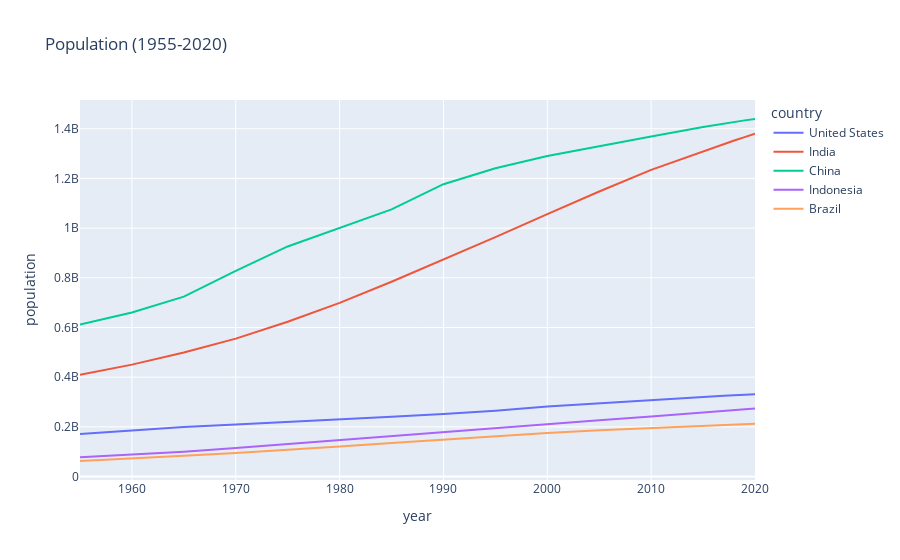

This figure's notebook cell:
### Code cell
kfig = px.line(df_pivot,title = 'Population (1955-2020)',labels = {'index' : 'year' , 'value' : 'population'})
plt.savefig('interactive_line.png')
fig.show()

### Figure 1 — Plotly figure (JSON) as saved in the notebook; plotly's stock layout.template omitted (floating-point values rounded to 4 significant figures)
{"data": [{"hovertemplate": "country=United States<br>year=%{x}<br>population=%{y}<extra></extra>", "legendgroup": "United States", "line": {"color": "#636efa", "dash": "solid"}, "marker": {"symbol": "circle"}, "mode": "lines", "name": "United States", "orientation": "v", "showlegend": true, "type": "scatter", "x": [1955.0, 1960.0, 1965.0, 1970.0, 1975.0, 1980.0, 1985.0, 1990.0, 1995.0, 2000.0, 2005.0, 2010.0, 2015.0, 2016.0, 2017.0, 2018.0, 2019.0, 2020.0], "xaxis": "x", "y": [171700000.0, 186700000.0, 199700000.0, 209500000.0, 219100000.0, 229500000.0, 240500000.0, 252100000.0, 265200000.0, 281700000.0, 295000000.0, 309000000.0, 320900000.0, 323000000.0, 325100000.0, 327100000.0, 329100000.0, 331000000.0], "yaxis": "y"}, {"hovertemplate": "country=India<br>year=%{x}<br>population=%{y}<extra></extra>", "legendgroup": "India", "line": {"color": "#EF553B", "dash": "solid"}, "marker": {"symbol": "circle"}, "mode": "lines", "name": "India", "orientation": "v", "showlegend": true, "type": "scatter", "x": [1955.0, 1960.0, 1965.0, 1970.0, 1975.0, 1980.0, 1985.0, 1990.0, 1995.0, 2000.0, 2005.0, 2010.0, 2015.0, 2016.0, 2017.0, 2018.0, 2019.0, 2020.0], "xaxis": "x", "y": [409900000.0, 450500000.0, 499100000.0, 555200000.0, 623100000.0, 699000000.0, 784400000.0, 873300000.0, 963900000.0, 1057000000.0, 1148000000.0, 1234000000.0, 1310000000.0, 1325000000.0, 1339000000.0, 1353000000.0, 1366000000.0, 1380000000.0], "yaxis": "y"}, {"hovertemplate": "country=China<br>year=%{x}<br>population=%{y}<extra></extra>", "legendgroup": "China", "line": {"color": "#00cc96", "dash": "solid"}, "marker": {"symbol": "circle"}, "mode": "lines", "name": "China", "orientation": "v", "showlegend": true, "type": "scatter", "x": [1955.0, 1960.0, 1965.0, 1970.0, 1975.0, 1980.0, 1985.0, 1990.0, 1995.0, 2000.0, 2005.0, 2010.0, 2015.0, 2016.0, 2017.0, 2018.0, 2019.0, 2020.0], "xaxis": "x", "y": [612200000.0, 660400000.0, 724200000.0, 827600000.0, 926200000.0, 1000000000.0, 1076000000.0, 1177000000.0, 1241000000.0, 1291000000.0, 1331000000.0, 1369000000.0, 1407000000.0, 1414000000.0, 1421000000.0, 1428000000.0, 1434000000.0, 1439000000.0], "yaxis": "y"}, {"hovertemplate": "country=Indonesia<br>year=%{x}<br>population=%{y}<extra></extra>", "legendgroup": "Indonesia", "line": {"color": "#ab63fa", "dash": "solid"}, "marker": {"symbol": "circle"}, "mode": "lines", "name": "Indonesia", "orientation": "v", "showlegend": true, "type": "scatter", "x": [1955.0, 1960.0, 1965.0, 1970.0, 1975.0, 1980.0, 1985.0, 1990.0, 1995.0, 2000.0, 2005.0, 2010.0, 2015.0, 2016.0, 2017.0, 2018.0, 2019.0, 2020.0], "xaxis": "x", "y": [77270000.0, 87750000.0, 100300000.0, 114800000.0, 130700000.0, 147400000.0, 165000000.0, 181400000.0, 196900000.0, 211500000.0, 226300000.0, 241800000.0, 258400000.0, 261600000.0, 264700000.0, 267700000.0, 270600000.0, 273500000.0], "yaxis": "y"}, {"hovertemplate": "country=Brazil<br>year=%{x}<br>population=%{y}<extra></extra>", "legendgroup": "Brazil", "line": {"color": "#FFA15A", "dash": "solid"}, "marker": {"symbol": "circle"}, "mode": "lines", "name": "Brazil", "orientation": "v", "showlegend": true, "type": "scatter", "x": [1955.0, 1960.0, 1965.0, 1970.0, 1975.0, 1980.0, 1985.0, 1990.0, 1995.0, 2000.0, 2005.0, 2010.0, 2015.0, 2016.0, 2017.0, 2018.0, 2019.0, 2020.0], "xaxis": "x", "y": [62530000.0, 72180000.0, 83370000.0, 95110000.0, 107200000.0, 120700000.0, 135300000.0, 149000000.0, 162000000.0, 174800000.0, 186100000.0, 195700000.0, 204500000.0, 206200000.0, 207800000.0, 209500000.0, 211000000.0, 212600000.0], "yaxis": "y"}], "layout": {"legend": {"title": {"text": "country"}, "tracegroupgap": 0}, "title": {"text": "Population (1955-2020)"}, "xaxis": {"anchor": "y", "domain": [0, 1], "title": {"text": "year"}}, "yaxis": {"anchor": "x", "domain": [0, 1], "title": {"text": "population"}}}}
